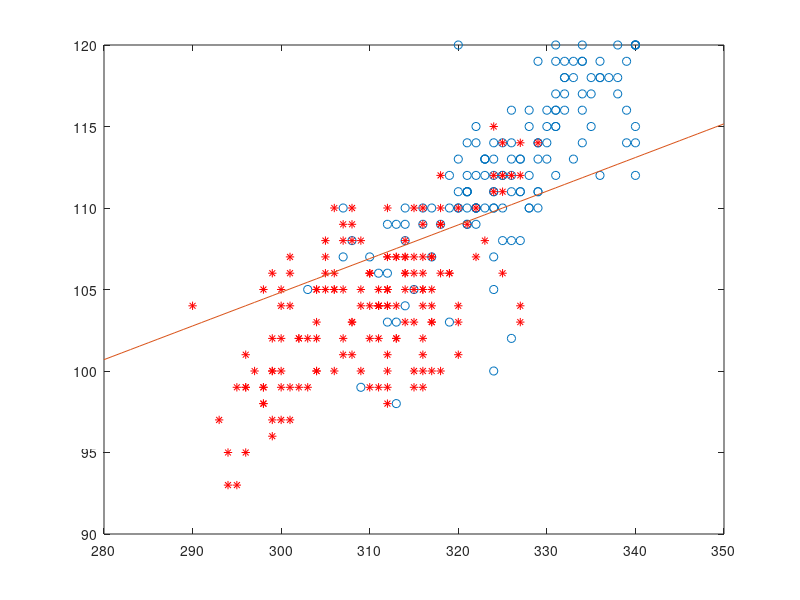

This chart was generated by the following MATLAB code:
clc 
clear ALL

data = xlsread('Admission_classifier.csv');

data = data(:,2:end);

[r c] = size(data);

dataTrain = data(1:300,:);
dataTest = data(301:400,:);

[trainR trainC] = size(dataTrain);
[testR testC] = size(dataTest);

dataGRETOEFL = dataTrain(:,1:2);
y_train = dataTrain(:,trainC);

posIsIndex = find(y_train == 1);
negIsIndex = find(y_train == -1);

A_train = [ones(trainR,1), dataTrain(:,1:trainC-1)];
c_hat = inv(A_train'*A_train)*A_train'*y_train;

A_test = [ones(testR,1), dataTest(:,1:testC-1)];
y_test = dataTest(:,testC);

figure;
plot(dataTrain(posIsIndex,1), dataTrain(posIsIndex,2),'o');
hold on
plot(dataTrain(negIsIndex,1), dataTrain(negIsIndex,2), 'r*');
hold on

x1 = [280:350];
x2 = ( -c_hat(1) - c_hat(2)*x1 )    /   c_hat(3);
    
plot(x1,x2,'-');
hold off

%A_test = [ ones(testR,1), dataTest(:,1:testC-1)]

y_test_PR = sign(A_test*c_hat);
y_test_GT = dataTest(:,testC);
       
correctClassificationPosition = find(y_test_PR == y_test_GT);
accuracy = size(correctClassificationPosition)/size(y_test_GT);

allPosIndex = find(y_train == 1)
allNegIndex = find(y_train == -1)

%plot(x1,x2,'-');

       